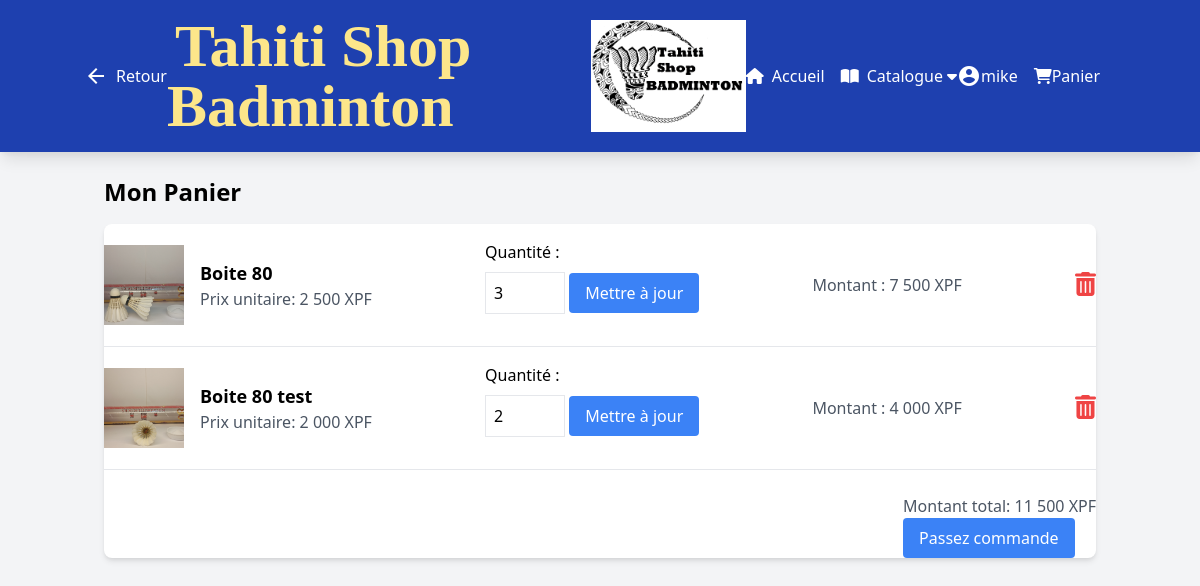
The page /inventory/cart/ (signed in) on the database its author committed.
### inventory/models.py (models this page shows, shortened)
class CartItem(models.Model):
    cart = models.ForeignKey(Cart, on_delete=models.CASCADE, related_name='items')
    content_type = models.ForeignKey(ContentType, on_delete=models.CASCADE)
    object_id = models.PositiveIntegerField(default=1)
    content_object = GenericForeignKey('content_type', 'object_id')
    quantity = models.PositiveIntegerField(default=1)
    def get_total_price(self):
        return self.quantity * self.content_object.price

class Shuttle(models.Model):
    name = models.CharField(max_length=100)
    price = models.DecimalField(max_digits=10, decimal_places=0, default=0)
    description = models.TextField(default="Description par défaut")
    quantity = models.DecimalField(max_digits=10, decimal_places=0, default=0)
    type_pro = models.CharField(max_length=255, default="Type par défaut")
    image = models.ImageField(upload_to='shuttle_images/', null=True, blank=True)

### inventory/views.py (the view)
# urls.py: path('cart/', views.cart_detail, name='cart_detail'),
@login_required
def cart_detail(request):
    cart, created = Cart.objects.get_or_create(user=request.user)
    items = cart.items.all()
    total_price = sum(item.get_total_price() for item in items)
    context = {
        'cart': cart,
        'items': items,
        'total_price': total_price,
    }
    return render(request, 'shop/cart_detail.html', context)

### inventory/templatetags/custom_filters.py (called while the page is built)
@register.filter(name='format_price')
def format_price(value):
    value_str = str(value)
    parts = value_str.split('.')
    integer_part = parts[0]
    integer_part_with_spaces = ""
    for i, digit in enumerate(reversed(integer_part)):
        if i > 0 and i % 3 == 0:
            integer_part_with_spaces = digit + " " + integer_part_with_spaces
        else:
            integer_part_with_spaces = digit + integer_part_with_spaces
    if len(parts) > 1:
        formatted_value = integer_part_with_spaces + "." + parts[1]
    else:
        formatted_value = integer_part_with_spaces
    formatted_value += ' XPF'
    return formatted_value

@register.filter
def get_item_price(item_price, quantity):
    return item_price * quantity

### inventory/templates/shop/cart_detail.html (shortened to what this page needs)
{% load static %}
{% load custom_filters %}
<!DOCTYPE html>
<html lang="en">
<head>
    <link href="https://cdn.jsdelivr.net/npm/tailwindcss@2.2.19/dist/tailwind.min.css" rel="stylesheet">
    <link rel="stylesheet" href="https://cdnjs.cloudflare.com/ajax/libs/font-awesome/5.15.4/css/all.min.css" />
</head>
<body class="bg-gray-100">
    {% include 'navbar.html' %}
    <div class="nav-wrapper">
        <div class="container mx-auto px-4 py-8">
            <h2 class="text-2xl font-semibold mb-4">Mon Panier</h2>
            <div class="bg-white shadow-md rounded-lg overflow-hidden">
                {% if items %}
                <ul>
                    {% for item in items %}
                    <li class="border-b py-4 flex items-center justify-between">
                        <div class="flex items-center">
                            {% if item.content_object.image %}
                                <img src="{{ item.content_object.image.url }}" alt="{{ item.content_object.name }}" class="w-20 h-20 object-cover mr-4">
                            {% endif %}
                            <div>
                                <h3 class="text-lg font-semibold">{{ item.content_object.name }}</h3>
                                <p class="text-gray-600">Prix unitaire: {{ item.content_object.price|format_price }}</p>
                            </div>
                        </div>
                        <div>
                            <form method="POST" action="{% url 'update_cart_item' category=item.content_type.model item_id=item.id %}">
                                <label for="quantity-{{ item.id }}" class="block mb-2">Quantité :</label>
                                <input type="number" id="quantity-{{ item.id }}" name="quantity" value="{{ item.quantity }}" min="0" max="{{ item.content_object.quantity }}" class="border p-2 w-20 mb-4">
                                <button type="submit" class="bg-blue-500 text-white px-4 py-2 rounded hover:bg-blue-600">Mettre à jour</button>
                            </form>
                        </div>
                        <div>
                            <p class="text-gray-600">Montant : {{ item.content_object.price|get_item_price:item.quantity|format_price }}</p>
                        </div>
                        <form method="POST" action="{% url 'remove_cart_item' category=item.content_type.model item_id=item.id %}">
                            <button type="submit" class="text-red-500 hover:text-red-700">
                                <i class="fas fa-trash-alt trash-icon"></i>
                            </button>
                        </form>
                    </li>
                    {% endfor %}
                    <div class="flex justify-end mt-6">
                        <form method="post" action="{% url 'add_to_order' %}">
                            <div>
                                <p class="text-gray-600">Montant total: {{ total_price|format_price }}</p>
                            </div>
                            <button type="submit" class="bg-blue-500 text-white px-4 py-2 rounded hover:bg-blue-600">Passez commande</button>
                        </form>
                    </div>
                </ul>
                {% else %}
                    <p class="p-4">Votre panier est vide.</p>
                {% endif %}
            </div>
        </div>
        </div>
</body>
</html>

### inventory/templates/navbar.html (shortened to what this page needs)
{% load static %}
<!DOCTYPE html>
<html lang="fr">
<head>
    <link href="https://cdn.jsdelivr.net/npm/tailwindcss@2.2.19/dist/tailwind.min.css" rel="stylesheet">
    <link rel="stylesheet" href="https://cdnjs.cloudflare.com/ajax/libs/font-awesome/6.0.0-beta3/css/all.min.css" />
</head>
<body class="bg-gray-100">
    <nav class="bg-blue-800 text-white shadow-lg fixed w-full z-50">
        <div class="container mx-auto px-1 ml-20">
            <div class="flex justify-between items-center py-4">
                {% if request.path != '/' %}
                    <a href="#" class="text-white flex items-center" id="backButton">
                        <i class="material-icons mr-2">arrow_back</i> Retour
                    </a>
                {% endif %}
                <a href="#" class="text-yellow-200 text-6xl font-black font-serif">
                    Tahiti Shop Badminton
                </a>
                <img src="{% static 'images/logo.jpeg' %}" alt="Logo" class="h-28" style="width: 190px;">
                <ul class="flex space-x-4 text-XL">
                    <li class="relative">
                        <a href="{% url 'home' %}" class="text-white flex items-center">
                            <i class="fas fa-home mr-2"></i>
                            Accueil
                        </a>
                    </li>
                    <li class="relative">
                        <a href="#" class="text-white flex items-center dropbtn">
                            <i class="fas fa-book-open mr-2"></i>
                            Catalogue
                            <i class="fas fa-caret-down ml-1"></i>
                        </a>
                    </li>
                </ul>
                <div class="flex items-center">
                    {% if user.is_authenticated %}
                        <a href="{% url 'profile' %}" class="text-white flex items-center">
                            <i class="material-icons">account_circle</i>
                            {{ user.username }}
                        </a>
                    {% else %}
                        <a href="{% url 'login' %}" class="text-white flex items-center">
                            <i class="material-icons">account_circle</i>
                            Connexion
                        </a>
                    {% endif %}
                    {% if not user.is_staff %}
                        <a href="{% url 'cart_detail' %}" class="text-white ml-4 flex items-center">
                            <i class="fas fa-shopping-cart"></i>
                            Panier
                        </a>
                    {% endif %}
                </div>
            </div>
        </div>
    </nav>
    <div class="container mx-auto px-4 py-8">
    </div>
</body>
</html>

### inventory/templates/shop/cart_detail.html (style rules this page uses)
.nav-wrapper { padding-top: 5rem; }
.trash-icon { font-size: 24px; }

### rows shown on the page
CartItem: content_object.image (picture), content_object.name "Boite 80", content_object.price "2 500 XPF", quantity "3", content_object.price|get_item_price "7 500 XPF"
CartItem: content_object.image (picture), content_object.name "Boite 80 test", content_object.price "2 000 XPF", quantity "2", content_object.price|get_item_price "4 000 XPF"

### other values the page prints
{{ user.username }} "mike"
{{ total_price|format_price }} "11 500 XPF"
